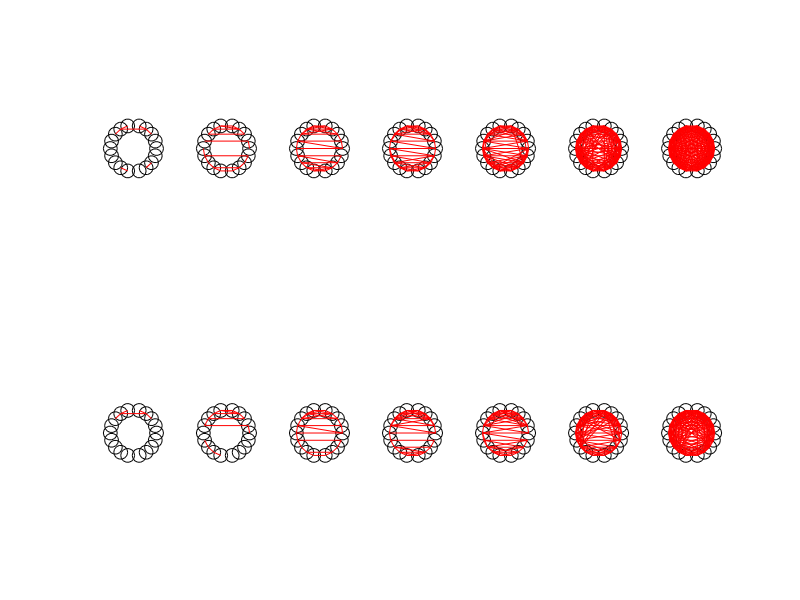

This figure's MATLAB source:
%% Figure 19
load oxydeoxy_corr.mat

ch18_x = [0.3827 0.2704 0.1837 0.1224 0.1020 0.1224 0.1837 0.2704 0.3827 0.5689 0.6811 0.7679 0.8291 0.8495 0.8291 0.7679 0.6811 0.5689];
ch18_y = [0.8444 0.7934 0.7117 0.5995 0.4796 0.3622 0.2500 0.1684 0.1173 0.1173 0.1684 0.2500 0.3622 0.4796 0.5995 0.7117 0.7934 0.8444];

figure('Position', [2050 25 1600 500]);
s = 100;
for mm = 1:2
    for kk = 1:7
    subplot(2,7,7*(mm-1)+kk)
    hold on
    axis square
    set(gca,'XTick',[],'YTick',[]);
    set(gca,'Visible','off');
    set(gcf,'Color','w');
    if mm == 1
        targetr = oxy_r;
    elseif mm == 2
        targetr = deoxy_r;
    end
    rthresh = 0.7-0.1*(kk-1);
    
    for ii = 1:18
        scatter(ch18_x(ii),ch18_y(ii),s,'k');
    end
    for ii = 1:17
        for jj = ii+1:18
            if targetr(ii,jj) > rthresh
                line([ch18_x(ii) ch18_x(jj)],[ch18_y(ii) ch18_y(jj)],'Color','r');
            end
        end
    end
    end
end

clear all
